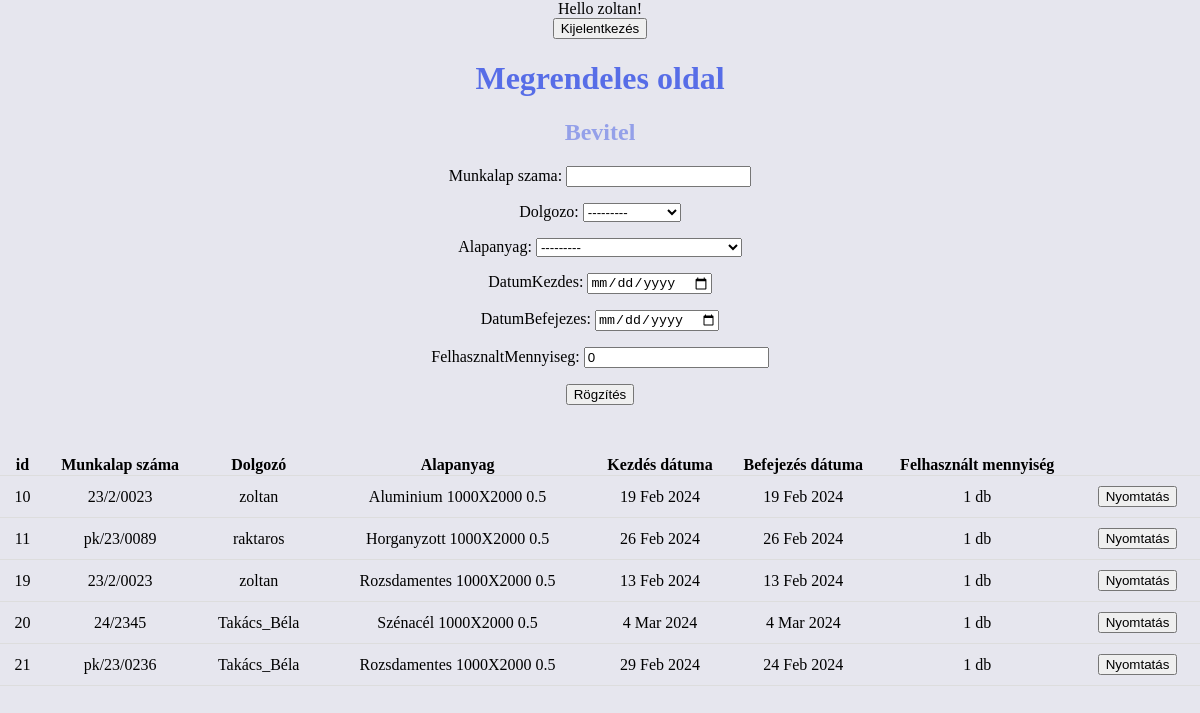
Before: /megrendeles/ (signed in) with the older database file.
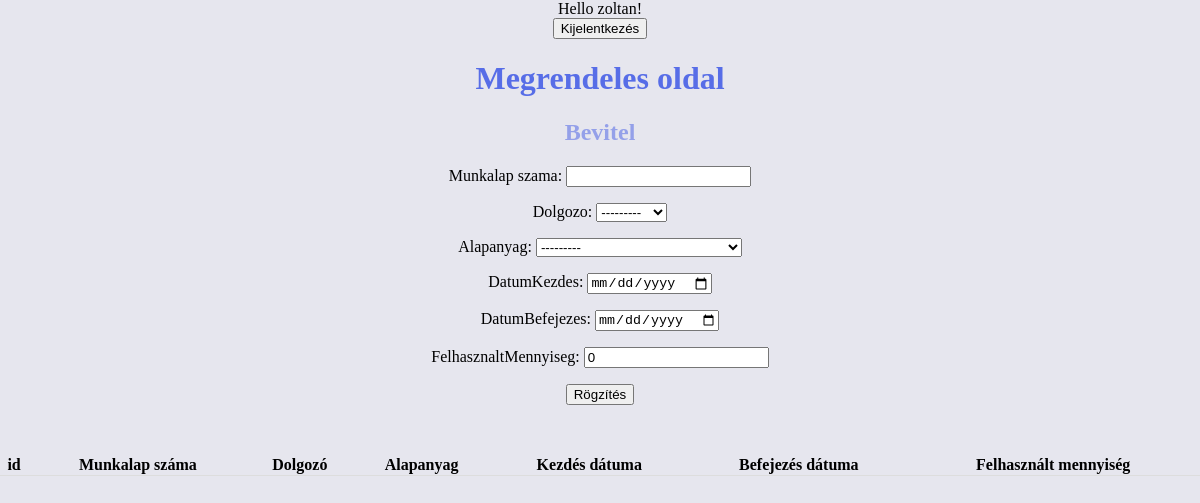
After: the same page with the newer database file.
### raktar_app/models.py (models this page shows)
class Megrendelesek(models.Model):
        munkalap_szama = models.CharField(max_length = 30)
        dolgozo = models.ForeignKey(CustomUser, on_delete = models.CASCADE)
        alapanyag = models.ForeignKey(Alapanyag ,on_delete = models.CASCADE)
        datumKezdes = models.DateField()
        datumBefejezes = models.DateField()
        felhasznaltMennyiseg = models.PositiveIntegerField(default=0)

class CustomUser(AbstractUser):
     raktaros = models.BooleanField(default=False)
     lezervago = models.BooleanField(default=False)

class Alapanyag(models.Model):
     anyagtipus = [
                        ("Aluminium" , "Aluminium"),
                        ("Horganyzott" , "Horganyzott"),
                        ("Plexi", "Plexi"),
                        ("Rozsdamentes","Rozsdamentes"),
                        ("Szénacél", "Szénacél") ]
     anyagtipusa= models.CharField(max_length = 20 ,choices = anyagtipus)
     vastagsag = [("0.5", "0.5"),
                  ("1.0", "1.0"),
                  ("1,5", "1,5"),
                  ("2.0", "2.0"),
                  ("2,5", "2,5")]
     vastagsag_valaszt = models.CharField(max_length = 10, choices = vastagsag)
     meret = [("1000X2000", "1000X2000"),
              ("1250X2500", "1250X2000"),
              ("1500X3000", "1500X3000"),
              ]
     meret_valaszt = models.CharField(max_length =30, choices = meret)
     darabszam = models.PositiveIntegerField(default=0)
     polc_szama = models.PositiveIntegerField(default=0)
     rogzit_datum = models.DateField()
     def __str__(self):
        return f"{self.anyagtipusa} {self.meret_valaszt} {self.vastagsag_valaszt}"

### raktar_app/views.py (the view, shortened to what this page needs)
# urls.py: path('megrendeles/', views.megrendeles, name= 'megrendeles'),
def megrendeles(request):
    dolgform = MegrendelesForm()
    megrendelesek_lista = Megrendelesek.objects.all()
    return render(request, 'megrendeles.html', { 'object_list':megrendelesek_lista,
                                            'dolgform': dolgform})

### raktar_app/forms.py
class MegrendelesForm(forms.ModelForm):
    class Meta:
        model = Megrendelesek
        fields = ('munkalap_szama',
                  'dolgozo',
                  'alapanyag',
                  'datumKezdes',
                  'datumBefejezes',
                  'felhasznaltMennyiseg')
        widgets={'datumKezdes': forms.DateInput(attrs={"type": "date"},format = "%Y-%m-%d" ),
                 'datumBefejezes': forms.DateInput(attrs={"type": "date"}, format = "%Y-%m-%d" )}

### templates/megrendeles.html (shortened to what this page needs)
{% extends 'base.html'%}
{% block content%}
    {% if user.is_authenticated and user.lezervago == True%}
    Hello {{user.username}}!
    <form action="{% url 'logout' %}" method="post">
        <button type="submit">Kijelentkezés</button>
      </form>
      <h1>Megrendeles oldal</h1>
      <form method="POST">
        <h2>Bevitel</h2>
        {{dolgform.as_p}}
        <input type="submit" value="Rögzítés"/>
    </form>
      <table>
          <tr>
              <th>id</th>
              <th>Munkalap száma</th>
              <th>Dolgozó</th>
              <th>Alapanyag</th>
              <th>Kezdés dátuma</th>
              <th>Befejezés dátuma</th>
              <th>Felhasznált mennyiség</th>
              <th></th>
            </tr>
            {% for adatok in object_list%}
        <tr>
            <td>{{adatok.id}}</td>
            <td>{{adatok.munkalap_szama}}</td>
            <td>{{adatok.dolgozo}}</td>
            <td>{{adatok.alapanyag}}</td>
            <td>{{adatok.datumKezdes}}</td>
            <td>{{adatok.datumBefejezes}}</td>
            <td>{{adatok.felhasznaltMennyiseg}} db</td>
            <td><button type="button">Nyomtatás</button></td>
        </tr>
        {% endfor %}
    </table>
    {%else%}
    <p>Nem vagy bejelentkezeve!</p>
    <a href="{%url 'login'%}">Bejelentkezés</a>
    {%endif%}
{%endblock%}

Changed rows visible on the page:
removed Megrendelesek: id "10", munkalap_szama "23/2/0023", dolgozo "zoltan", alapanyag "Aluminium 1000X2000 0.5", datumKezdes "19 Feb 2024", datumBefejezes "19 Feb 2024", felhasznaltMennyiseg "1"
removed Megrendelesek: id "11", munkalap_szama "pk/23/0089", dolgozo "raktaros", alapanyag "Horganyzott 1000X2000 0.5", datumKezdes "26 Feb 2024", datumBefejezes "26 Feb 2024", felhasznaltMennyiseg "1"
removed Megrendelesek: id "19", munkalap_szama "23/2/0023", dolgozo "zoltan", alapanyag "Rozsdamentes 1000X2000 0.5", datumKezdes "13 Feb 2024", datumBefejezes "13 Feb 2024", felhasznaltMennyiseg "1"
removed Megrendelesek: id "20", munkalap_szama "24/2345", dolgozo "Takács_Béla", alapanyag "Szénacél 1000X2000 0.5", datumKezdes "4 Mar 2024", datumBefejezes "4 Mar 2024", felhasznaltMennyiseg "1"
removed Megrendelesek: id "21", munkalap_szama "pk/23/0236", dolgozo "Takács_Béla", alapanyag "Rozsdamentes 1000X2000 0.5", datumKezdes "29 Feb 2024", datumBefejezes "24 Feb 2024", felhasznaltMennyiseg "1"
